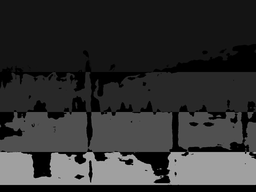
#> input picture code/mask_generator/gray-mask.png, 256 x 192 px, shrunk from 1280 x 960 before the run
$ python hog_generator.py
#> lines starting #> are read from the running program, lines starting #| are printed output that depends on the picture; long printed decimals are rounded; pictures that were not available may be replaced by others from this repository, and a replacement may not be noted
#> in run_all_hogs, mask is the input picture: shape (192, 256, 3); min 0, max 179, mean 49.7
### code/hog_generator/gabor_filter.py
# Code from here is used from the examples and samples here:
# https://github.com/opencv/opencv/blob/master/samples/python/gabor_threads.py
# Edited to turn it into a class

import numpy as np
import cv2 as cv
from multiprocessing.pool import ThreadPool


class GaborFilter:
    def __init__(self, sigma=4.0, lambda_param=10.0, gamma=0.5, psi=0, threads=8):
        self.sigma = sigma
        self.param_lambda = lambda_param
        self.gama = gamma
        self.psi = psi
        self.threads = threads
        self.filters = self.build_filters()

    @property
    def sigma(self):
        return self.__sigma

    @sigma.setter
    def sigma(self, value):
        self.__sigma = value

    def build_filters(self):
        filters = []
        ksize = 31
        for theta in np.arange(0, np.pi, np.pi / 16):
            kern = cv.getGaborKernel((ksize, ksize), 4.0, theta, 10.0, 0.5, 0, ktype=cv.CV_32F)
            kern /= 1.5*kern.sum()
            filters.append(kern)
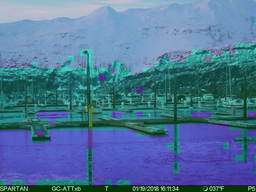
#> input picture code/hog_generator/Pixel Classification_600_training_images.png, 256 x 192 px, shrunk from 1280 x 960 before the run, given as the content of the folder ../image_subtractor/images/, which was not available
#> in run_all_hogs, image_color is the input picture: shape (192, 256, 3); mean B, G, R 151.8, 116.5, 78.3

        return filters

    # [6 lines left out: function process, not called in this run]

    def process_threaded(self, img):
        accum = np.zeros_like(img)

        def f(kern):
            return cv.filter2D(img, cv.CV_8UC3, kern)

        pool = ThreadPool(processes=self.threads)
        for fimg in pool.map(f, self.filters):
            np.maximum(accum, fimg, accum)
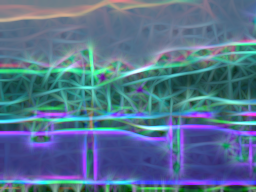
#> accum: shape (192, 256, 3); mean of channels 0, 1, 2 142.6, 113.6, 84.7; drawn as B, G, R
        return accum

### code/hog_generator/hog_generator.py
import cv2
import matplotlib.pyplot as plt
from skimage.feature import hog
from skimage import data, color, exposure
import numpy as np
import glob
import os
import errno
from sklearn import decomposition
from sklearn.preprocessing import StandardScaler
import time
from gabor_filter import GaborFilter


# need to clip total_image to be same size as stability mask before using this function
def create_hog_regions(color_image, stability_mask, image_filename, region_size, pixels_per_cell_list,
                       offset_step=(1, 1), region_threshold=0.9, orientations=9, cells_per_block=(2, 2),
                       banded=True):
    """
    This function takes an image, splits it into many regions of interest (ROIs), and then produces the histogram of
    oriented gradients (HOGs) for each ROI. If a ROI lies between categories when looking at the stability mask, it will
    be ignored and not saved. The method of culling data helps to only select data that clearly defines a type of object
    so the ANN can more accurately train as there is a greater difference in data between the categories of objects.

    :param color_image: A 2D array of pixels that will be converted to a GREYSCALE image (color is not accepted).
    :param stability_mask: A 2D array of values, each unique value is a category of object, so the value 0 may be land,
    while 1 may be water. This array must be the same shape as the total image.
    :param image_filename: A string representing the name of the image. This should match the name of the file the
    total_image was garnered from for the sake of being able to track the source of data for debugging, but it is not
    required. This parameter is used to generate the name of the files that contain the HOG data for the image.
    :param region_size: A 2 item tuple representing the width and height (in pixels) of the ROIs to be generated.
    :param offset_step: A 2 item tuple representing the number of pixels to shift the grid in the horizontal and
    vertical, used to split the image into ROI.
    :param region_threshold: A float between 0 and 1 representing the percent of a ROI that must be lies within a single
    category defined in the mask.
    :param orientations: An integer representing the number of bins the hog uses per cell, splitting up the orientations
    0-180 degrees into this number of bins.
    :param pixels_per_cell_list: A list of 2 item tuples representing the number of pixel wide and tall a cell is in
    the HOG algorithm
    :param cells_per_block: A 2 item tuple representing the cells wide and tall a bock is in the HOG algorithm
    :param banded: A boolean value representing if the stability mask has been banded, where each row in the 2D array
    has been averaged to as single category, so the algorithm used to split the image into ROI can take some shortcuts
    :return: Nothing, but saves the results of the HOG algorithm for each ROI to individual files in a folder
    """
#> called with image_filename = 'Pixel Classification_600_training_images', region_size = (12, 12), offset_step = (3, 3), region_threshold = 0.9, orientations = 9, cells_per_block = (2, 2), banded = False
    print("Creating ROI HOGs")

    image_grey = cv2.cvtColor(color_image, cv2.COLOR_BGR2GRAY)
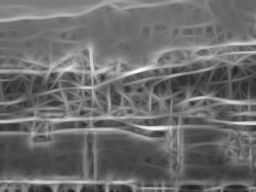
#> image_grey: shape (192, 256); min 28, max 249, mean 108.3
    stability_mask = cv2.cvtColor(stability_mask, cv2.COLOR_BGR2GRAY)
    band_map = np.unique(stability_mask)
#> band_map = 172 values from 0 to 179
    # Asserts for debugging and enforcing data rules for parameters
    assert stability_mask.shape[0:2] == image_grey.shape, "Mask and Image different sizes, must be same size (excluding color channel)"
    assert region_size[0] <= image_grey.shape[1] and region_size[1] <= image_grey.shape[0], \
        "Region Size large than Image Dimensions"
    assert 0 < region_threshold <= 1.0, "Region Threshold outside of range [0,1)"
    for pixels_per_cell in pixels_per_cell_list:
        assert pixels_per_cell[0] > 0 and pixels_per_cell[1] > 0, "Pixels per Cell items must be positive"
        assert cells_per_block[0] > 0 and cells_per_block[1] > 0, "Cells per Block must be positive"
        assert pixels_per_cell[0]*cells_per_block[0] <= image_grey.shape[1] and pixels_per_cell[1] * cells_per_block[1] \
                                                                                 <= image_grey.shape[0], "Image too small for number of cells and blocks"
        assert offset_step[0] < region_size[0] and offset_step[1] < region_size[1], "Offset Step too large"

    # Create the folder to put the HOG files if none exists. Try except handles race condition, unlike straight makedirs
    output_directory = './HOG_Files/'
    try:
        os.makedirs(output_directory)
    except OSError as e:
        if e.errno != errno.EEXIST:
            print("Could not create or find HOG Files directory")
            raise

    # Time counters
    total_calc = 0
    total_save = 0
    total_hog = 0

    output_file = open(output_directory + image_filename + "_hog.csv", 'w')

    # shifts grid by offset to get slightly different pictures
    for cur_offset_x in range(0, region_size[0], offset_step[0]):
        for cur_offset_y in range(0, region_size[1], offset_step[1]):
            # looks at each tile of the grid with the current offset to produce ROIs
            for cur_region_y in range(0, image_grey.shape[0]//region_size[1]):
                for cur_region_x in range(0, image_grey.shape[1]//region_size[0]):
                    start_time = time.time()

                    hog_info_total = []
                    # Set initial band value to -1 to ensure it is obvoius if something goes wrong and band isnt set
                    # For some reason, np.savez does not always save numbers if they aernt in ndarrays
                    # so make band array for saving
                    band = np.ones((1,))
                    band *= -1

                    region_coords = (cur_offset_x + cur_region_x*region_size[0], cur_offset_y + cur_region_y*region_size[1])
                    masked_region = stability_mask[region_coords[1]:region_coords[1]+region_size[1],
                                                   region_coords[0]:region_coords[0]+region_size[0]]
                    image_region = image_grey[region_coords[1]:region_coords[1]+region_size[1],
                                              region_coords[0]:region_coords[0]+region_size[0]]

                    # this can be changed to return counts of each unique entry, so we can calculate percents
                    unique, unique_counts = np.unique(masked_region, return_counts=True)
                    sum_unique = region_size[0]*region_size[1]
                    unique_percents = unique_counts/sum_unique  # The percent of the region occupied by each type of mask
                    most_common_index = np.argmax(unique_counts)
                    band[0], = np.where(band_map == unique[most_common_index])
                    if unique_percents.max() < region_threshold or band[0] == 0:
                        total_calc += time.time() - start_time
                        # if banded then skip whole row, otherwise just skip current ROI
                        if banded:
                            break
                        else:
                            continue

                    # create hog for region
                    # unraveled shape=(n_blocks_y, n_blocks_x, cells_in_block_y, cells_in_block_x, orientations)
                    start_hog = time.time()
                    for pixels_per_cell in pixels_per_cell_list:
                        hog_info = make_hog_partial(image_region, orientations, pixels_per_cell, cells_per_block)

                        hog_info_total.append(hog_info)

                    total_hog += time.time() - start_hog

                    # Create the histogram of colors for this region, we only need to do this once for the X/Y area
                    color_image_region = color_image[region_coords[1]:region_coords[1] + region_size[1],
                                                     region_coords[0]:region_coords[0] + region_size[0]]
                    color_hist = create_color_histogram(color_image_region)

                    # Add the 3 colors bins to the end of the hog_info_total array then convert and flatten
                    color_hist = np.array(color_hist).flatten()
                    hog_info_total = np.array(hog_info_total).flatten()
                    hog_info_total = np.append(hog_info_total, color_hist)

                    total_calc += time.time() - start_time

                    assert band[0] >= 0

                    # save hog info, alongside other relevant info (pixel coords, base image file name)
                    start_time = time.time()
                    save_hogs(hog_info_total, region_coords, band[0], output_file)
                    total_save += time.time() - start_time

    print(" Done Creating ROI HOGs")
    print("  Total time for file:", total_calc + total_save)
#|   Total time for file: 2.843
    print("  Total Calculation+Hog: ", total_calc)
#|   Total Calculation+Hog:  2.339
    print("  Total Calculation:", total_calc-total_hog)
#|   Total Calculation: 0.7273
    print("  Total Hog:", total_hog)
#|   Total Hog: 1.612
    print("  Total Save:", total_save)
#|   Total Save: 0.5039

    output_file.close()


def create_color_histogram(image, bins=8):
    """
    Calculates the Color histogram for an image and returns a 3 element Python array of arrays of size bins
    The size of each array element is [(blues),(greens),(reds)].  Where (color) length = bins count.

    :param image: any size image to perform the histogram on
    :param bins: (default: 8) - the number of separate slots/groups/bins.  8 means 0-7 is bin 1, 8-15 is bin 2, etc
    :return: A Python List of length 3, where each element contains an array of bin values for that color channel.
    """

    colors = []
    # Loop over the three colors (Blue, Green, Red) (OpenCV has this order)
    for i in range(0, 3):
        colors.append(cv2.calcHist([image], [i], None, [bins], [0, 256]))

    return colors


# From an image region, extracts the final single histogram for that region using HOG
def make_hog_partial(image_region, orientations, pixels_per_cell, cells_per_block):
    # unraveled shape=(n_blocks_y, n_blocks_x, cells_in_block_y, cells_in_block_x, orientations)
    hog_info = hog(image_region, orientations=orientations, pixels_per_cell=pixels_per_cell,
                   cells_per_block=cells_per_block, visualise=False, block_norm='L2-Hys',
                   feature_vector=False)

    # list of blocks (each with a matrix of cells containing orientations)
    hog_info = np.reshape(hog_info, (hog_info.shape[0] * hog_info.shape[1], hog_info.shape[2],
                                     hog_info.shape[3], hog_info.shape[4]))

    # now flatten the cells to a list
    hog_info = np.reshape(hog_info, (hog_info.shape[0], hog_info.shape[1] * hog_info.shape[2],
                                     hog_info.shape[3]))

    # now average the cells
    hog_info = np.mean(hog_info, axis=1)

    # and average the blocks
    hog_info = np.mean(hog_info, axis=0)

    # Code taken from the SKLEARN testing package, apears to produce the same values
    # https://github.com/scikit-image/scikit-image/blob/master/skimage/feature/tests/test_hog.py
    # lines 185-193

    # reshape resulting feature vector to matrix with N columns (each
    # column corresponds to one direction),
    #hog_info = hog_info.reshape(-1, orientations)

    # compute mean values in the resulting feature vector for each
    # direction, these values should be almost equal to the global mean
    # value (since the image contains a circle), i.e., all directions have
    # same contribution to the result
    #hog_info = np.mean(hog_info, axis=0)

    return hog_info


# Save the hog information for a single HOG/Region
# Along with the coordinates, and the band prediction.
def save_hogs(hog_info, region_coords, band, output_file):
    """
    Saves the HOG generated from the single ROI to the file

    :param hog_info: the data from the HOG to be saved
    :param region_coords: The X,Y position of the upper left of the ROI
    :param band: This is the "Y" value or prediction/category/classification
    :param output_file: already opened file to save to
    :return: nothing
    """
    csv_hog_info = ','.join([('%f' % num).rstrip('0').rstrip('.') for num in hog_info])
    csv_region_coords = ','.join(['%d' % num for num in region_coords])

    output_file.write(str(band))
    output_file.write(',')
    output_file.write(str(csv_hog_info))
    output_file.write(',')
    output_file.write(str(csv_region_coords))
    output_file.write('\n')


# [64 lines left out: functions load_hogs_csv, parse_filename, PCA, resize_image_to_mask, not called in this run]


def run_all_hogs(directory):
    mask_filename = r"../mask_generator/gray-mask.png"

    # real mask
    mask = cv2.imread(mask_filename)

    gabor = GaborFilter()  # Use the default values

    for filename in os.listdir(directory):
        print("Start: ", filename)
        filename_minus_ext, ext = os.path.splitext(filename)
        combined_filename = os.path.join(directory, filename)
        image_color = cv2.imread(combined_filename)

        # Make sure the image was loaded, if not, probably an invalid file format (text file?)
        if image_color is None:
            print('Invalid file:', filename)
            continue

        # Make sure the images are the correct dimensions, if not, resize to mask size
        if mask.shape != image_color.shape:
            print('Image size mismatch, resizing:', filename)
            image_color = resize_image_to_mask(image_color, mask)

        # Run a Gabor filter on the image to make the features turn out easier for hog detection
        image_color_gabor = gabor.process_threaded(image_color)

        # Generate and save ALL hogs for this image
        create_hog_regions(image_color_gabor, mask, filename_minus_ext, (12, 12), [(3, 3)], (3, 3), banded=False)


if __name__ == '__main__':
    run_all_hogs("../image_subtractor/images/")
